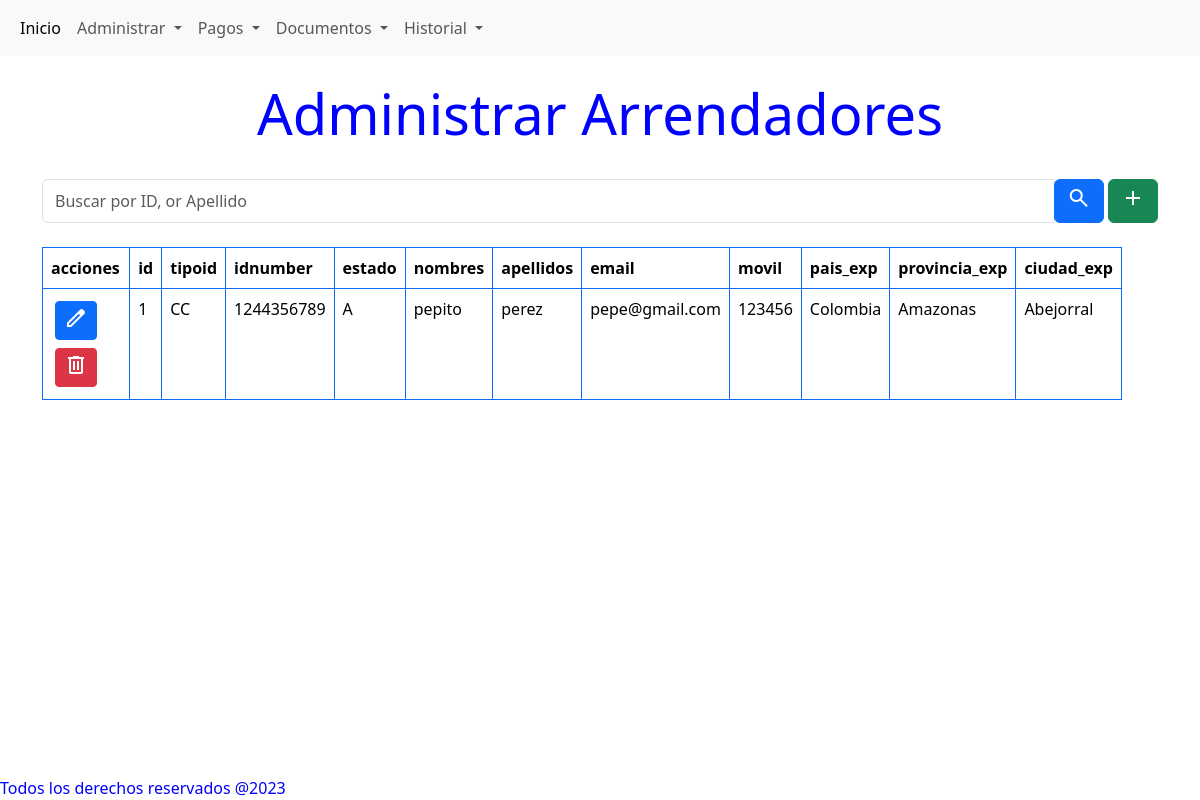
Page /arrendador/ on the committed database.
### models/ArrendadorModel.py (models this page shows)
class Arrendador(db.Model):
    id              = db.Column(db.Integer, primary_key = True)
    tipoid          = db.Column(db.String(10), nullable=False)
    idnumber        = db.Column(db.Integer, unique = True, nullable = False)
    estado          = db.Column(db.String(1), nullable=False)
    nombres         = db.Column(db.String(100), nullable=False)
    apellidos       = db.Column(db.String(100), nullable=False)
    email           = db.Column(db.String(100), nullable=False)
    movil           = db.Column(db.Integer, nullable=False)
    pais_exp        = db.Column(db.String(50), nullable=False)
    provincia_exp   = db.Column(db.String(50))
    ciudad_exp      = db.Column(db.String(50))
    contratos = db.relationship('Contrato', back_populates='arrendador')

### routes/arrendador.py (the view)
@arrendador_bp.route('/')
def index():
    results= Arrendador.query.filter(Arrendador.estado == 'A').all()
    return render_template('arrendador/arrendadorTable.html',  results =results)

### templates/arrendador/arrendadorTable.html (shortened to what this page needs)
{% extends 'base.html' %}
{% block content %}
<h1 class="display-4 text-center mt-4"> Administrar Arrendadores</h1>
<br>
<div class="container">
    <div class="mb-4">
        <form method="post" action="{{ url_for('arrendador.search') }}">
                <div class="input-group">
                    <input type="text" class="form-control" name="search_term" placeholder="Buscar por ID, or Apellido">
                    <div class="input-group-append">
                        <button type="submit" class="btn btn-primary">
                            <span class="material-symbols-outlined">
                            </span>
                        </button>
                        <a class="btn btn-success" href="{{ url_for('arrendador.create') }}" role="button">
                            <span class="material-symbols-outlined">
                            </span>
                        </a>
                    </div>
                </div>
        </form>
    </div>
    {% if results%}
    <div class="table-container">
        <table class="table table-hover table-bordered border-primary">
            <thead>
            <tr>
                <th>
                    acciones
                </th>
                {% for column in results[0].__table__.columns.keys() %}
                <th>{{ column }}</th>
                {% endfor %}
            </tr>
            </thead>
            <tbody>
                {% for result in results %}
                    <tr>
                        <td>
                            <a href="{{  url_for('arrendador.edit_person', person_id=result.id)  }}" class="btn btn-primary btn-sm m-1">
                                <span class="material-symbols-outlined">
                                </span>
                            </a>
                            <a href="{{  url_for('arrendador.delete_person', person_id=result.id)  }}" class="btn btn-danger btn-sm m-1">
                                <span class="material-symbols-outlined">
                                </span>
                            </a>
                        </td>
                        {% for column in results[0].__table__.columns.keys() %}
                            <td>{{  result[column]  }}</td>
                        {% endfor %}
                    </tr>
                {% endfor %}
            </tbody>
        </table>
    </div>
    {% endif  %}
</div>
{% endblock %}

### static/main.css (style rules this page uses)
body { color:blue; }
.table-container { max-width: 90vw !important; overflow-x: auto; }

### rows in the picture
Arrendador: id "1" "CC" "1244356789" "A" "pepito" "perez" "pepe@gmail.com" "123456" "Colombia" "Amazonas" "Abejorral"

### other values in the picture
{{ column }} "id" "tipoid" "idnumber" "estado" "nombres" "apellidos" "email" "movil" "pais_exp" "provincia_exp" "ciudad_exp"
